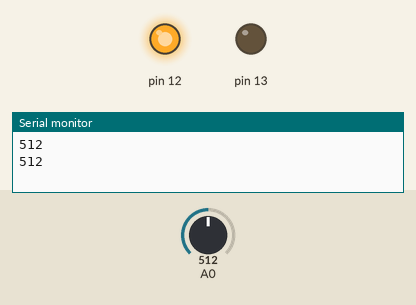
Simulated run of this sketch. Board: Arduino Uno, built with avr-gcc and run on an emulated ATmega328P. Shown: output pins drawn as LEDs (lit = HIGH), the last lines printed to the serial monitor. Dashed ring = blinking. The test bench sets the inputs (shaded band); at power-on: A0 = 512.

Above: at 2.3 s.
2.4 s: A0 set to 810
At 3.0 s:
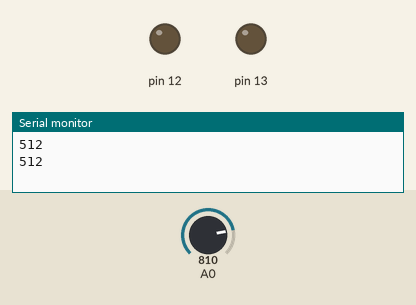
7.4 s: A0 set to 993
10.9 s: A0 set to 1014
At 11.4 s:
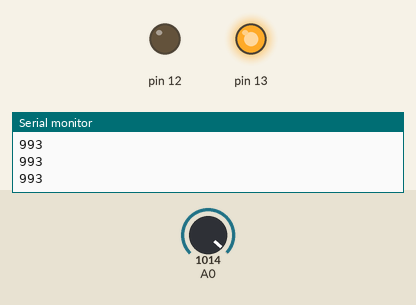
13.0 s: A0 set to 990
At 14.5 s:
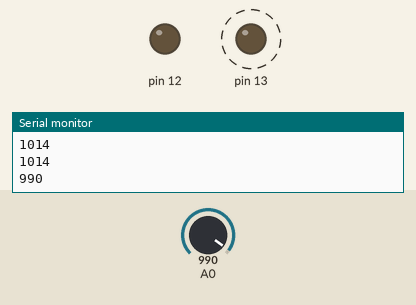
18.0 s: A0 set to 1010
At 19.1 s:
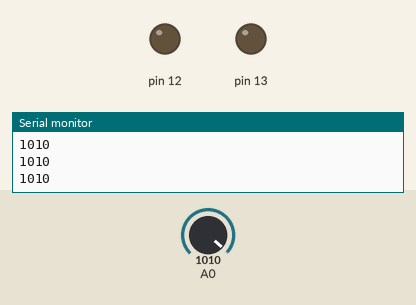
Timing chart, 0 to 21.0 s (numbered marks = the images above; inputs shaded):
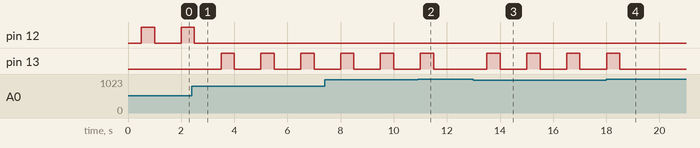

Measured:
- the behaviour switches between 999 and 1000 on A0 (found by bisection; images 1 and 2)
- after the input at 2.4 s, pin 12: goes on until 2.5 s, then stays LOW; pin 13: alternates HIGH for 0.50 s and LOW for 1.0 s, starting after 1.1 s
- after the input at 10.9 s, pin 13: goes on until 11.5 s, then stays LOW
- after the input at 13.0 s, pin 13: alternates HIGH for 0.50 s and LOW for 1.0 s, starting after 0.51 s
- after the input at 18.0 s, pin 13: goes on until 18.5 s, then stays LOW

The sketch:

PIR_Sensor_test.ino
```cpp
void setup()
{
  pinMode(12, OUTPUT);
  pinMode(13, OUTPUT);
  pinMode(14, OUTPUT);
  pinMode(A0, INPUT);
  Serial.begin(9600);
}

// the loop function runs over and over again forever
void loop()
{
   int sV = analogRead(A0);
    Serial.println(sV);
  if (sV >0 && sV<800)
 { digitalWrite(12, LOW);
  delay(500);
  digitalWrite(12, HIGH);
  delay(500);
  digitalWrite(12, LOW);
  delay(500);
}
if (sV >800 && sV<1000)
 { digitalWrite(13, LOW);
  delay(500);
  digitalWrite(13, HIGH);
  delay(500);
  digitalWrite(13, LOW);
  delay(500);
}
 /* digitalWrite(14, LOW);
  delay(500);
  digitalWrite(14, HIGH);
  delay(500);
  digitalWrite(14, LOW);
  delay(500);*/
}
```
